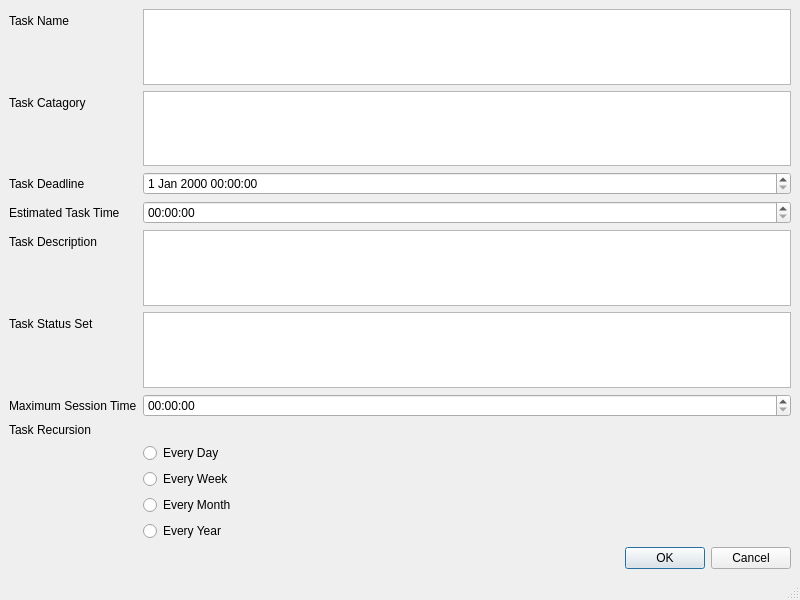
<?xml version="1.0" encoding="UTF-8"?>
<ui version="4.0">
 <class>Form</class>
 <widget class="QMainWindow" name="Form">
  <property name="geometry">
   <rect>
    <x>0</x>
    <y>0</y>
    <width>800</width>
    <height>600</height>
   </rect>
  </property>
  <property name="windowTitle">
   <string>MainWindow</string>
  </property>
  <widget class="QWidget" name="centralwidget">
   <layout class="QFormLayout" name="formLayout">
    <item row="0" column="0">
     <widget class="QLabel" name="label">
      <property name="text">
       <string>Task Name</string>
      </property>
     </widget>
    </item>
    <item row="0" column="1">
     <widget class="QPlainTextEdit" name="taskNameEdit"/>
    </item>
    <item row="1" column="0">
     <widget class="QLabel" name="label_2">
      <property name="text">
       <string>Task Catagory</string>
      </property>
     </widget>
    </item>
    <item row="1" column="1">
     <widget class="QPlainTextEdit" name="taskBucketTypeEdit"/>
    </item>
    <item row="2" column="0">
     <widget class="QLabel" name="label_3">
      <property name="text">
       <string>Task Deadline</string>
      </property>
     </widget>
    </item>
    <item row="2" column="1">
     <widget class="QDateTimeEdit" name="taskDeadlineEdit"/>
    </item>
    <item row="3" column="0">
     <widget class="QLabel" name="label_4">
      <property name="text">
       <string>Estimated Task Time</string>
      </property>
     </widget>
    </item>
    <item row="3" column="1">
     <widget class="QTimeEdit" name="estTaskTime"/>
    </item>
    <item row="4" column="0">
     <widget class="QLabel" name="label_5">
      <property name="text">
       <string>Task Description</string>
      </property>
     </widget>
    </item>
    <item row="4" column="1">
     <widget class="QPlainTextEdit" name="taskDescriptionEdit"/>
    </item>
    <item row="5" column="0">
     <widget class="QLabel" name="label_6">
      <property name="text">
       <string>Task Status Set</string>
      </property>
     </widget>
    </item>
    <item row="5" column="1">
     <widget class="QPlainTextEdit" name="taskStatusEdit"/>
    </item>
    <item row="7" column="0">
     <widget class="QLabel" name="label_7">
      <property name="text">
       <string>Task Recursion</string>
      </property>
     </widget>
    </item>
    <item row="8" column="1">
     <widget class="QRadioButton" name="dailyRecRadio">
      <property name="text">
       <string>Every Day</string>
      </property>
     </widget>
    </item>
    <item row="9" column="1">
     <widget class="QRadioButton" name="weeklyRecRadio">
      <property name="text">
       <string>Every Week</string>
      </property>
     </widget>
    </item>
    <item row="10" column="1">
     <widget class="QRadioButton" name="monthlyRecRadio">
      <property name="text">
       <string>Every Month</string>
      </property>
     </widget>
    </item>
    <item row="11" column="1">
     <widget class="QRadioButton" name="yearlyRecRadio">
      <property name="text">
       <string>Every Year</string>
      </property>
     </widget>
    </item>
    <item row="12" column="1">
     <widget class="QDialogButtonBox" name="buttonBox">
      <property name="standardButtons">
       <set>QDialogButtonBox::StandardButton::Cancel|QDialogButtonBox::StandardButton::Ok</set>
      </property>
     </widget>
    </item>
    <item row="6" column="0">
     <widget class="QLabel" name="label_8">
      <property name="text">
       <string>Maximum Session Time</string>
      </property>
     </widget>
    </item>
    <item row="6" column="1">
     <widget class="QTimeEdit" name="maxSessionTimeEdit"/>
    </item>
   </layout>
  </widget>
  <widget class="QMenuBar" name="menubar">
   <property name="geometry">
    <rect>
     <x>0</x>
     <y>0</y>
     <width>800</width>
     <height>22</height>
    </rect>
   </property>
  </widget>
  <widget class="QStatusBar" name="statusbar"/>
 </widget>
 <resources/>
 <connections/>
</ui>
